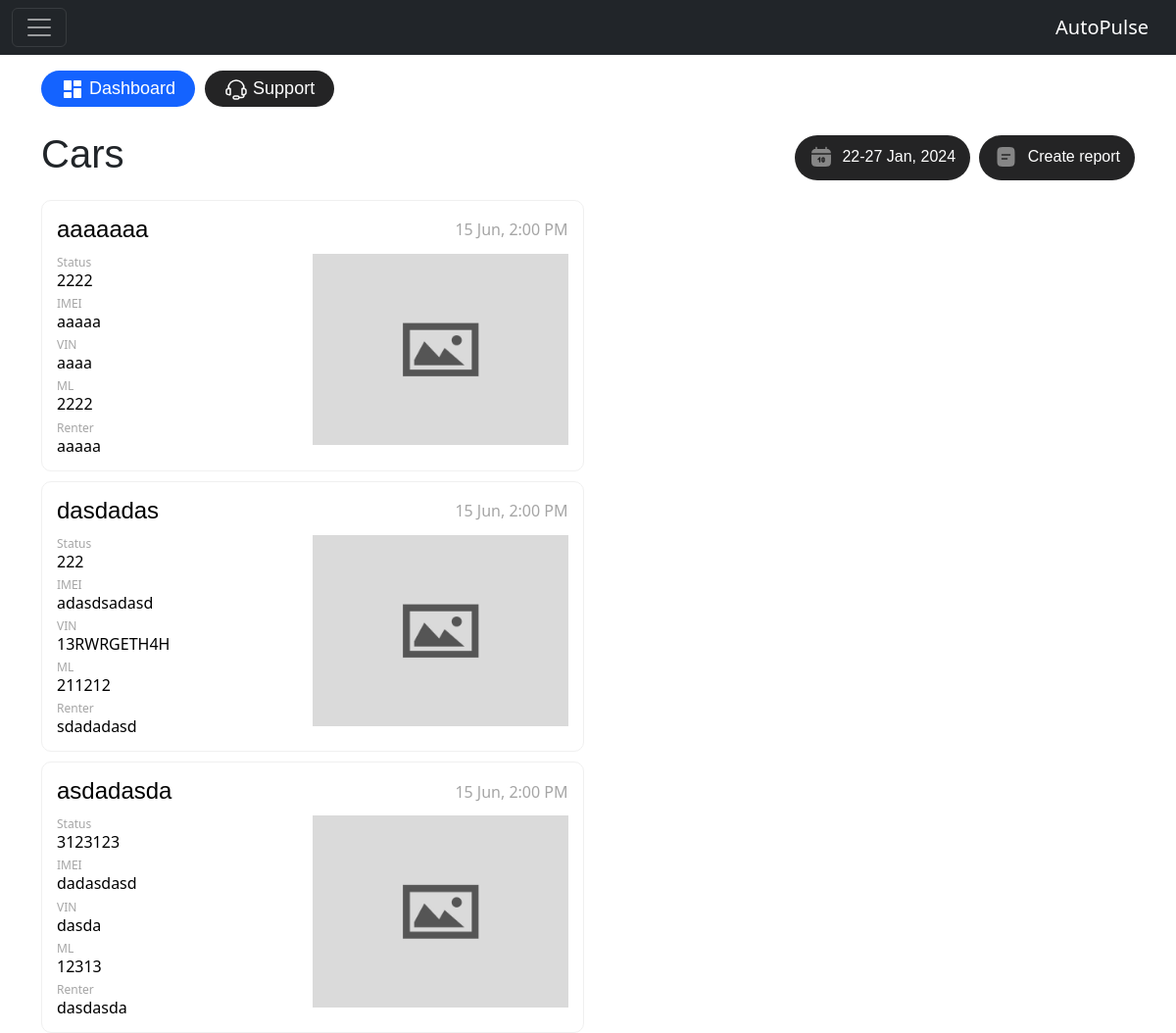
Page /cars/ (signed in) on the earlier database version.
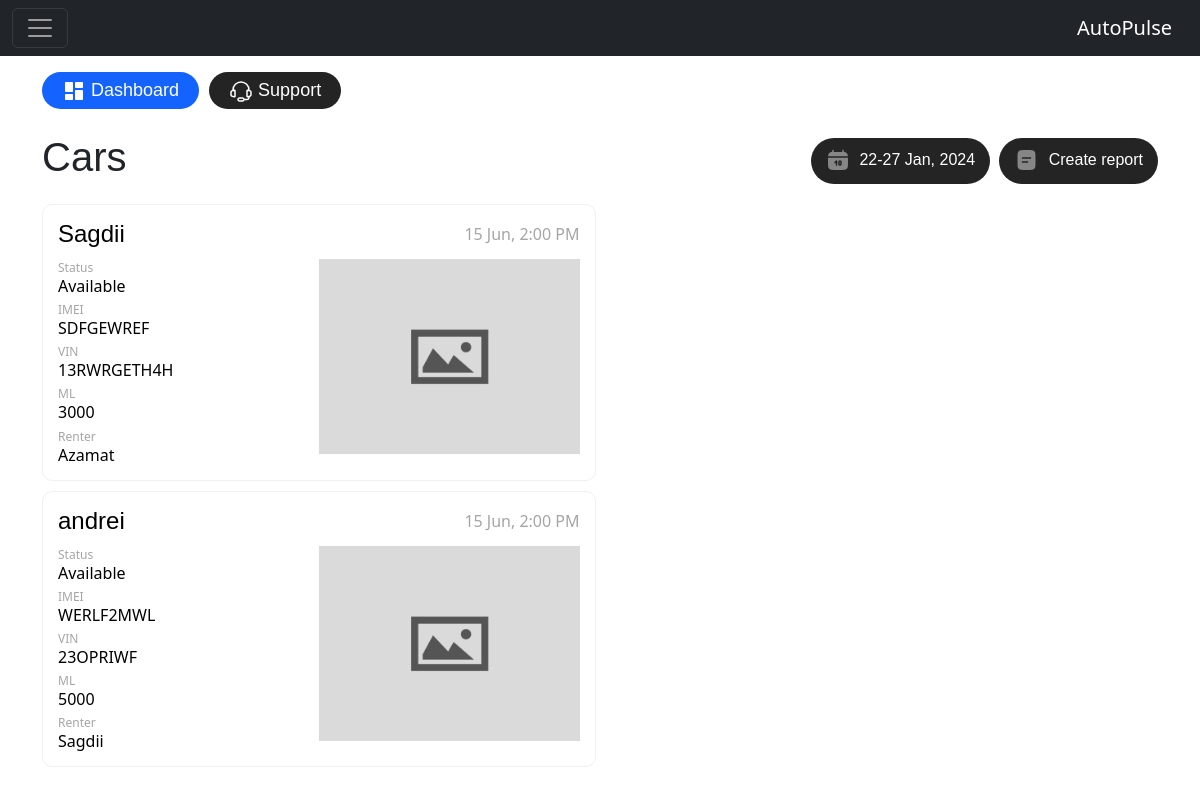
Same page on the later database version.
### autopulse_app/models.py (models this page shows, shortened)
class Car(models.Model):
    user = models.ForeignKey(User, on_delete=models.CASCADE)
    vin = models.CharField(max_length=100)
    imei = models.CharField(max_length=100)
    name = models.CharField(max_length=100)
    renter_name = models.CharField(max_length=100, blank=True, null=True)
    monthly_limit = models.IntegerField()
    oil_change = models.IntegerField()
    financial = models.DecimalField(max_digits=10, decimal_places=2)
    status = models.CharField(max_length=100)
    final_odometer = models.IntegerField(blank=True, null=True)

### autopulse_app/views.py (the view)
# urls.py: path("cars/", views.cars, name="cars"),
def cars(request):
    cars = (
        Car.objects.filter(user=request.user) if request.user.is_authenticated else None
    )
    return render(request, "cars.html", {"cars": cars})

### autopulse_app/templates/cars.html (shortened to what this page needs)
{% extends 'base.html' %}
{% block content %}
{% load static %}
{% if user.is_authenticated %}
<link href="https://cdn.jsdelivr.net/npm/bootstrap@5.3.3/dist/css/bootstrap.min.css" rel="stylesheet">
<div class="dash-top-buttons">
    <button class="active-button"><img src="{% static 'images/dashboard.svg' %}" alt="Dashboard Icon"> Dashboard</button>
    <button onclick="openModal()" id="supportBtn" class="support-button"><img src="{% static 'images/headphone.svg' %}" alt="Support Icon"> Support</button>
</div>
<br>
<div class="dashboard-row-first">
    <h1>Cars</h1>
    <div class="dashboard-buttons">
        <button><img src="{% static 'images/calendar.svg' %}" alt="Calendar Icon"> 22-27 Jan, 2024</button>
        <button><img src="{% static 'images/report.svg' %}" alt="Report Icon"> Create report</button>
    </div>
</div>
<div class="wrapper">
    {% if cars %}
        {% for car in cars %}
        <div class="car-card">
            <div class="first-row">
                <h1 class="title">{{ car.name }}</h1>
                <p class="date">15 Jun, 2:00 PM</p>
            </div>
            <div class="second-row">
                <div class="info-col">
                    <div>
                        <p class="status">Status</p>
                        <h5 class="details">{{ car.status }}</h5>
                    </div>
                    <div>
                        <p class="status">IMEI</p>
                        <h5 class="details">{{ car.imei }}</h5>
                    </div>
                    <div>
                        <p class="status">VIN</p>
                        <h5 class="details">{{ car.vin }}</h5>
                    </div>
                    <div>
                        <p class="status">ML</p>
                        <h5 class="details">{{ car.monthly_limit }}</h5>
                    </div>
                    <div>
                        <p class="status">Renter</p>
                        <h5 class="details">{{ car.renter_name }}</h5>
                    </div>
                </div>
                <div style="width: 50%;">
                    {% if car.images.all %}
                        <div id="carousel{{ car.id }}" class="carousel slide" data-bs-ride="carousel">
                            <div class="carousel-inner">
                                {% for image in car.images.all %}
                                    <div class="carousel-item {% if forloop.first %}active{% endif %}">
                                        <img src="{{ image.image.url }}" class="d-block w-100" alt="Image of {{ car.name }}">
                                    </div>
                                {% endfor %}
                            </div>
                            <button class="carousel-control-prev" type="button" data-bs-target="#carousel{{ car.id }}" data-bs-slide="prev">
                                <span class="carousel-control-prev-icon" aria-hidden="true"></span>
                                <span class="visually-hidden">Previous</span>
                            </button>
                            <button class="carousel-control-next" type="button" data-bs-target="#carousel{{ car.id }}" data-bs-slide="next">
                                <span class="carousel-control-next-icon" aria-hidden="true"></span>
                                <span class="visually-hidden">Next</span>
                            </button>
                        </div>
                    {% else %}
                        <img src="{% static 'images/default.jpg' %}" class="d-block w-100" alt="Default Image">
                    {% endif %}
                </div>
            </div>
        </div>
        {% endfor %}
    {% else %}
        <p>No cars available.</p>
    {% endif %}
</div>
{% endif %}
{% endblock %}

Differences in the rows shown:
removed Car: name "aaaaaaa", status "2222", imei "aaaaa", vin "aaaa", monthly_limit "2222", renter_name "aaaaa"
removed Car: name "dasdadas", status "222", imei "adasdsadasd", vin "13RWRGETH4H", monthly_limit "211212", renter_name "sdadadasd"
removed Car: name "asdadasda", status "3123123", imei "dadasdasd", vin "dasda", monthly_limit "12313", renter_name "dasdasda"
added Car: name "Sagdii", status "Available", imei "SDFGEWREF", vin "13RWRGETH4H", monthly_limit "3000", renter_name "Azamat"
added Car: name "andrei", status "Available", imei "WERLF2MWL", vin "23OPRIWF", monthly_limit "5000", renter_name "Sagdii"
